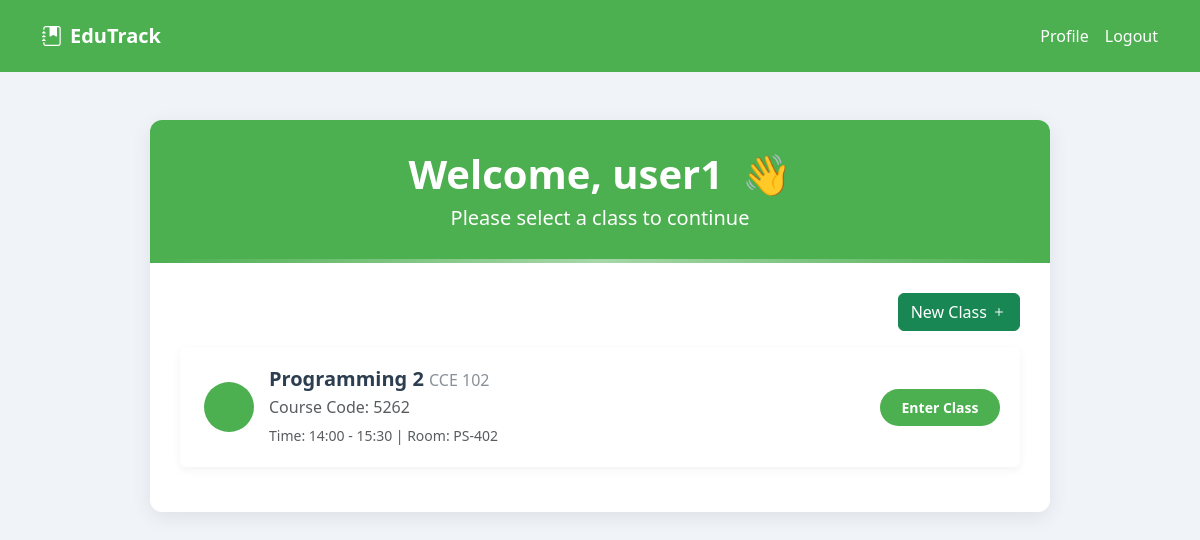
The app's page /welcome.php (signed in) with its own data.
### tables this page shows
CREATE TABLE `class` (
  `id` int(11) NOT NULL,
  `teacher_id` int(11) DEFAULT NULL,
  `course_title` varchar(250) DEFAULT NULL,
  `course_code` int(11) DEFAULT NULL,
  `course_name` varchar(250) NOT NULL,
  `room` varchar(250) DEFAULT NULL,
  `time_from` time DEFAULT NULL,
  `time_to` time DEFAULT NULL
);

### welcome.php (the view, shortened to what this page needs)
<?php
    include './db/connect.php';
?>
<!DOCTYPE html>
<html lang="en">
<head>
    <link href="https://cdn.jsdelivr.net/npm/bootstrap@5.3.0-alpha1/dist/css/bootstrap.min.css" rel="stylesheet">
    <link rel="stylesheet" href="https://cdn.jsdelivr.net/npm/bootstrap-icons@1.10.0/font/bootstrap-icons.css">
    <link rel="stylesheet" href="./assets/css/style.css">
</head>
<body>
    <header>
        <nav class="navbar navbar-expand-lg navbar-dark py-3" style="background-color: #4caf50;">
            <div class="container">
                <a class="navbar-brand fw-bold" href="#">
                    <i class="bi bi-journal-bookmark-fill me-2"></i>EduTrack
                </a>
                <div class="collapse navbar-collapse justify-content-start" id="mainNavbar">
                    <div class="d-flex w-100 justify-content-end">
                        <div class="me-3">
                            <a href="./pages/profile.php" class="text-white text-decoration-none d-flex align-items-center">
                                <span class="link-text">Profile</span>
                            </a>
                        </div>
                        <div>
                            <a href="./backend/logout.php" class="text-white text-decoration-none d-flex align-items-center">
                                <span class="link-text">Logout</span>
                            </a>
                        </div>
                    </div>
                </div>
            </div>
        </nav>
        <main class="my-5">
            <div class="container-wrapper">
                <div class="header-section">
                    <h1>Welcome, <?php echo $_SESSION["username"] ?> <span class="ms-2">👋</span></h1>
                    <p class="lead mb-0">Please select a class to continue</p>
                </div>
                <div class="class-list">
                    <div class="d-flex justify-content-end">
                        <a href="./pages/new_class.php" class="btn btn-success">New Class <i class="bi bi-plus"></i> </a>
                    </div>
                    <div class="list-group mt-3">
                        <?php
                            $sql = "SELECT class.*, teachers.last_name AS teacher_name
                                    FROM class
                                    JOIN teachers ON class.teacher_id = teachers.id
                                    WHERE class.teacher_id = :teacher_id";
                            $stmt = $pdo->prepare($sql);
                            $stmt->execute([':teacher_id' => $_SESSION["user_id"]]);
                            $classes = $stmt->fetchAll(PDO::FETCH_ASSOC);
                            foreach ($classes as $class) {
                        ?>
                        <div class="list-group-item math-class">
                            <div class="d-flex align-items-center">
                                <div class="subject-icon math-icon">
                                </div>
                                <div class="class-details flex-grow-1">
                                    <h5 class="mb-1"><?php echo $class["course_name"] ?> <span class="h6 text-secondary" style="opacity: 80%;"><?php echo $class["course_title"] ?></span> </h5>
                                    <p class="mb-1 text-muted">Course Code: <?php echo $class["course_code"] ?></p>
                                    <small class="text-muted">Time: <?php echo date("H:i", strtotime($class["time_from"])) . " - " . date("H:i", strtotime($class["time_to"])); ?> | Room: <?php echo $class["room"] ?></small>
                                </div>
                                <div class="class-action">
                                    <form action="./backend/enter_class.php" method="POST">
                                        <button type="submit" class="btn btn-enter btn-sm">Enter Class</button>
                                    </form>
                                </div>
                            </div>
                        </div>
                        <?php } ?>
                    </div>
                </div>
            </div>
        </main>
    </header>
</body>
</html>

### assets/css/style.css (style rules this page uses)
:root { --sidebar-width: 250px; --sidebar-collapsed-width: 70px; --top-navbar-height: 60px; --primary-color: #4caf50; --secondary-color: #f0f3f8; --sidebar-bg: white; --sidebar-color: #fff; --sidebar-hover: #3498db; --transition-speed: 0.3s; }
body { overflow-x: hidden; background-color: var(--secondary-color); transition: all var(--transition-speed) ease; }

### welcome.php (style rules this page uses)
.container-wrapper { background: white; border-radius: 12px; box-shadow: 0 5px 20px rgba(0, 0, 0, 0.08); overflow: hidden; max-width: 900px; margin: 0 auto; }
.header-section { background: var(--primary-color); color: white; padding: 30px; text-align: center; position: relative; }
.header-section h1 { font-weight: 600; margin-bottom: 5px; }
.header-section::after { content: ''; position: absolute; bottom: 0; left: 0; right: 0; height: 4px; background: linear-gradient(90deg, transparent, rgba(255,255,255,0.5), transparent); }
.class-list { padding: 30px; }
.list-group-item { border: none; border-left: 4px solid transparent; margin-bottom: 15px; border-radius: 10px; box-shadow: 0 3px 10px rgba(0, 0, 0, 0.05); transition: all 0.3s ease; padding: 20px; background: var(--sidebar-bg); }
.subject-icon { width: 50px; height: 50px; border-radius: 50%; display: flex; align-items: center; justify-content: center; margin-right: 15px; font-size: 20px; color: white; background: var(--primary-color); }
.btn-enter { min-width: 120px; border-radius: 30px; background: var(--primary-color); border: none; font-weight: 600; padding: 8px 20px; color: #fff; }
.class-details h5 { color: #2c3e50; font-weight: 600; }
.class-details p { color: #7f8c8d; margin-bottom: 5px; }
.class-details small { color: #95a5a6; }

### records on screen
class: course_name "Programming 2", course_title "CCE 102", course_code "5262", time_from "14:00", time_to "15:30", room "PS-402"

### other values on screen
$_SESSION["username"] "user1"
